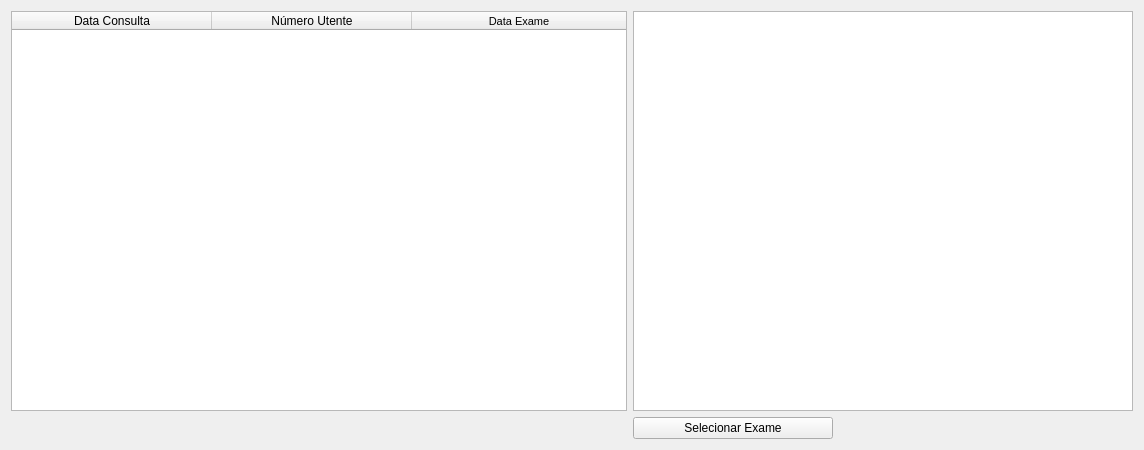
              <widget class="QWidget" name="tab">
               <attribute name="title">
                <string>Histórico Exames</string>
               </attribute>
               <layout class="QGridLayout" name="gridLayout_11">
                <item row="0" column="0">
                 <widget class="QTableWidget" name="exameHistory">
                  <property name="sizePolicy">
                   <sizepolicy hsizetype="Expanding" vsizetype="Expanding">
                    <horstretch>0</horstretch>
                    <verstretch>0</verstretch>
                   </sizepolicy>
                  </property>
                  <property name="maximumSize">
                   <size>
                    <width>900</width>
                    <height>16777215</height>
                   </size>
                  </property>
                  <property name="sizeAdjustPolicy">
                   <enum>QAbstractScrollArea::AdjustToContents</enum>
                  </property>
                  <property name="editTriggers">
                   <set>QAbstractItemView::NoEditTriggers</set>
                  </property>
                  <property name="selectionBehavior">
                   <enum>QAbstractItemView::SelectRows</enum>
                  </property>
                  <property name="columnCount">
                   <number>3</number>
                  </property>
                  <attribute name="horizontalHeaderCascadingSectionResizes">
                   <bool>false</bool>
                  </attribute>
                  <attribute name="horizontalHeaderDefaultSectionSize">
                   <number>200</number>
                  </attribute>
                  <attribute name="horizontalHeaderMinimumSectionSize">
                   <number>120</number>
                  </attribute>
                  <attribute name="horizontalHeaderStretchLastSection">
                   <bool>true</bool>
                  </attribute>
                  <column>
                   <property name="text">
                    <string>Data Consulta</string>
                   </property>
                  </column>
                  <column>
                   <property name="text">
                    <string>Número Utente</string>
                   </property>
                  </column>
                  <column>
                   <property name="text">
                    <string>Data Exame</string>
                   </property>
                   <property name="font">
                    <font>
                     <pointsize>8</pointsize>
                     <kerning>true</kerning>
                    </font>
                   </property>
                  </column>
                 </widget>
                </item>
                <item row="0" column="1">
                 <widget class="QGraphicsView" name="graphicsExamView">
                  <property name="minimumSize">
                   <size>
                    <width>500</width>
                    <height>400</height>
                   </size>
                  </property>
                  <property name="maximumSize">
                   <size>
                    <width>16777215</width>
                    <height>16777215</height>
                   </size>
                  </property>
                 </widget>
                </item>
                <item row="1" column="1">
                 <widget class="QPushButton" name="openExame">
                  <property name="maximumSize">
                   <size>
                    <width>200</width>
                    <height>16777215</height>
                   </size>
                  </property>
                  <property name="text">
                   <string>Selecionar Exame</string>
                  </property>
                 </widget>
                </item>
               </layout>
              </widget>
